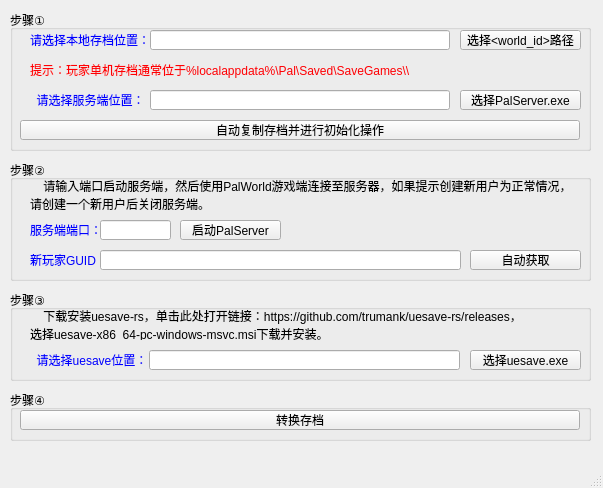
<?xml version="1.0" encoding="UTF-8"?>
<ui version="4.0">
 <class>MainWindow</class>
 <widget class="QMainWindow" name="MainWindow">
  <property name="geometry">
   <rect>
    <x>0</x>
    <y>0</y>
    <width>603</width>
    <height>488</height>
   </rect>
  </property>
  <property name="windowTitle">
   <string>MainWindow</string>
  </property>
  <widget class="QWidget" name="centralwidget">
   <widget class="QGroupBox" name="groupBox">
    <property name="geometry">
     <rect>
      <x>10</x>
      <y>10</y>
      <width>581</width>
      <height>141</height>
     </rect>
    </property>
    <property name="title">
     <string>步骤①</string>
    </property>
    <widget class="QLabel" name="label">
     <property name="geometry">
      <rect>
       <x>20</x>
       <y>20</y>
       <width>120</width>
       <height>20</height>
      </rect>
     </property>
     <property name="styleSheet">
      <string notr="true">color:rgb(0, 0, 255)</string>
     </property>
     <property name="text">
      <string>请选择本地存档位置：</string>
     </property>
    </widget>
    <widget class="QLineEdit" name="lineEdit">
     <property name="geometry">
      <rect>
       <x>140</x>
       <y>20</y>
       <width>300</width>
       <height>20</height>
      </rect>
     </property>
    </widget>
    <widget class="QPushButton" name="pushButton">
     <property name="geometry">
      <rect>
       <x>450</x>
       <y>20</y>
       <width>121</width>
       <height>20</height>
      </rect>
     </property>
     <property name="text">
      <string>选择&lt;world_id&gt;路径</string>
     </property>
    </widget>
    <widget class="QLabel" name="label_2">
     <property name="geometry">
      <rect>
       <x>20</x>
       <y>50</y>
       <width>551</width>
       <height>20</height>
      </rect>
     </property>
     <property name="styleSheet">
      <string notr="true">color:rgb(255, 0, 4)</string>
     </property>
     <property name="text">
      <string>提示：玩家单机存档通常位于%localappdata%\Pal\Saved\SaveGames\&lt;random_numbers&gt;\&lt;world_id&gt;</string>
     </property>
    </widget>
    <widget class="QLineEdit" name="lineEdit_4">
     <property name="geometry">
      <rect>
       <x>140</x>
       <y>80</y>
       <width>300</width>
       <height>20</height>
      </rect>
     </property>
    </widget>
    <widget class="QLabel" name="label_7">
     <property name="geometry">
      <rect>
       <x>20</x>
       <y>80</y>
       <width>120</width>
       <height>20</height>
      </rect>
     </property>
     <property name="styleSheet">
      <string notr="true">color:rgb(0, 0, 255)</string>
     </property>
     <property name="text">
      <string>  请选择服务端位置：</string>
     </property>
    </widget>
    <widget class="QPushButton" name="pushButton_4">
     <property name="geometry">
      <rect>
       <x>450</x>
       <y>80</y>
       <width>121</width>
       <height>20</height>
      </rect>
     </property>
     <property name="text">
      <string>选择PalServer.exe</string>
     </property>
    </widget>
    <widget class="QPushButton" name="pushButton_5">
     <property name="geometry">
      <rect>
       <x>10</x>
       <y>110</y>
       <width>560</width>
       <height>20</height>
      </rect>
     </property>
     <property name="text">
      <string>自动复制存档并进行初始化操作</string>
     </property>
    </widget>
   </widget>
   <widget class="QGroupBox" name="groupBox_2">
    <property name="geometry">
     <rect>
      <x>10</x>
      <y>160</y>
      <width>581</width>
      <height>121</height>
     </rect>
    </property>
    <property name="title">
     <string>步骤②</string>
    </property>
    <widget class="QLabel" name="label_8">
     <property name="geometry">
      <rect>
       <x>20</x>
       <y>20</y>
       <width>551</width>
       <height>30</height>
      </rect>
     </property>
     <property name="styleSheet">
      <string notr="true"/>
     </property>
     <property name="text">
      <string>    请输入端口启动服务端，然后使用PalWorld游戏端连接至服务器，如果提示创建新用户为正常情况，
请创建一个新用户后关闭服务端。</string>
     </property>
    </widget>
    <widget class="QLabel" name="label_9">
     <property name="geometry">
      <rect>
       <x>20</x>
       <y>90</y>
       <width>81</width>
       <height>20</height>
      </rect>
     </property>
     <property name="styleSheet">
      <string notr="true">color:rgb(0, 0, 255)</string>
     </property>
     <property name="text">
      <string>新玩家GUID：</string>
     </property>
    </widget>
    <widget class="QLineEdit" name="lineEdit_5">
     <property name="geometry">
      <rect>
       <x>90</x>
       <y>90</y>
       <width>361</width>
       <height>20</height>
      </rect>
     </property>
    </widget>
    <widget class="QPushButton" name="pushButton_6">
     <property name="geometry">
      <rect>
       <x>460</x>
       <y>90</y>
       <width>111</width>
       <height>20</height>
      </rect>
     </property>
     <property name="text">
      <string>自动获取</string>
     </property>
    </widget>
    <widget class="QLineEdit" name="lineEdit_6">
     <property name="geometry">
      <rect>
       <x>90</x>
       <y>60</y>
       <width>71</width>
       <height>20</height>
      </rect>
     </property>
    </widget>
    <widget class="QLabel" name="label_11">
     <property name="geometry">
      <rect>
       <x>20</x>
       <y>60</y>
       <width>81</width>
       <height>20</height>
      </rect>
     </property>
     <property name="styleSheet">
      <string notr="true">color:rgb(0, 0, 255)</string>
     </property>
     <property name="text">
      <string>服务端端口：</string>
     </property>
    </widget>
    <widget class="QPushButton" name="pushButton_7">
     <property name="geometry">
      <rect>
       <x>170</x>
       <y>60</y>
       <width>101</width>
       <height>20</height>
      </rect>
     </property>
     <property name="text">
      <string>启动PalServer</string>
     </property>
    </widget>
   </widget>
   <widget class="QGroupBox" name="groupBox_3">
    <property name="geometry">
     <rect>
      <x>10</x>
      <y>290</y>
      <width>581</width>
      <height>91</height>
     </rect>
    </property>
    <property name="title">
     <string>步骤③</string>
    </property>
    <widget class="QLabel" name="label_10">
     <property name="geometry">
      <rect>
       <x>20</x>
       <y>20</y>
       <width>551</width>
       <height>30</height>
      </rect>
     </property>
     <property name="styleSheet">
      <string notr="true"/>
     </property>
     <property name="text">
      <string>    下载安装uesave-rs，单击此处打开链接：https://github.com/trumank/uesave-rs/releases，
选择uesave-x86_64-pc-windows-msvc.msi下载并安装。</string>
     </property>
    </widget>
    <widget class="QLabel" name="label_12">
     <property name="geometry">
      <rect>
       <x>20</x>
       <y>60</y>
       <width>121</width>
       <height>20</height>
      </rect>
     </property>
     <property name="styleSheet">
      <string notr="true">color:rgb(0, 0, 255)</string>
     </property>
     <property name="text">
      <string>  请选择uesave位置：</string>
     </property>
    </widget>
    <widget class="QPushButton" name="pushButton_8">
     <property name="geometry">
      <rect>
       <x>460</x>
       <y>60</y>
       <width>111</width>
       <height>20</height>
      </rect>
     </property>
     <property name="text">
      <string>选择uesave.exe</string>
     </property>
    </widget>
    <widget class="QLineEdit" name="lineEdit_7">
     <property name="geometry">
      <rect>
       <x>139</x>
       <y>60</y>
       <width>311</width>
       <height>20</height>
      </rect>
     </property>
    </widget>
   </widget>
   <widget class="QGroupBox" name="groupBox_4">
    <property name="geometry">
     <rect>
      <x>10</x>
      <y>390</y>
      <width>581</width>
      <height>51</height>
     </rect>
    </property>
    <property name="title">
     <string>步骤④</string>
    </property>
    <widget class="QPushButton" name="pushButton_10">
     <property name="geometry">
      <rect>
       <x>10</x>
       <y>20</y>
       <width>560</width>
       <height>20</height>
      </rect>
     </property>
     <property name="text">
      <string>转换存档</string>
     </property>
    </widget>
   </widget>
  </widget>
  <widget class="QMenuBar" name="menubar">
   <property name="geometry">
    <rect>
     <x>0</x>
     <y>0</y>
     <width>603</width>
     <height>21</height>
    </rect>
   </property>
  </widget>
  <widget class="QStatusBar" name="statusbar"/>
 </widget>
 <resources/>
 <connections/>
</ui>
